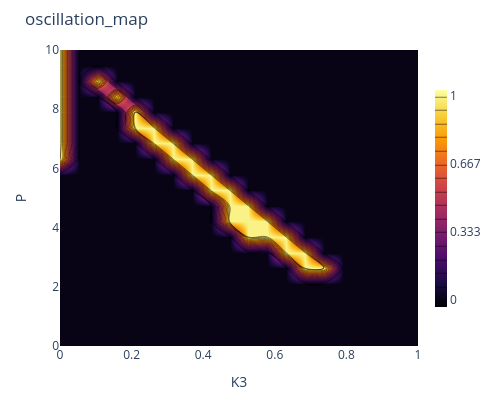
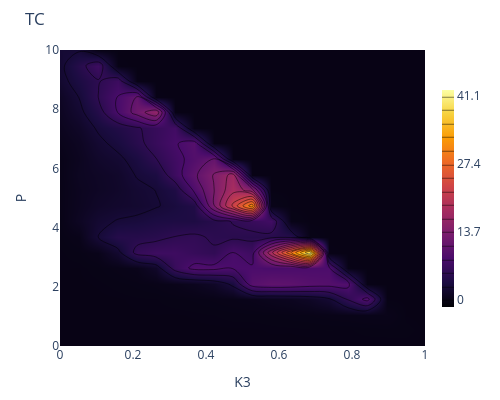
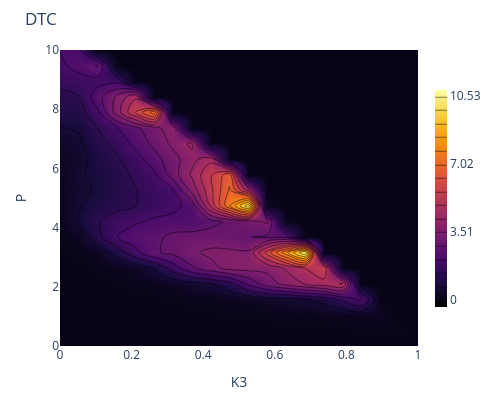
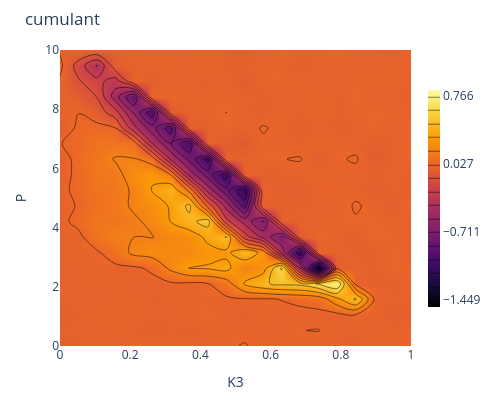

The notebook cell these images were saved under, in order:
### Markdown cell above
## Visualization

### Code cell
import plotly.graph_objects as go

def plot_metrics_contour(matrix, P_vals, K_vals, title='Metric Map',
                         colorscale='Inferno', n_contours=15):
    z_min = np.nanmin(matrix)
    z_max = np.nanmax(matrix)
    fig = go.Figure(data=go.Contour(
        z=matrix, x=K_vals, y=P_vals,
        colorscale=colorscale,
        contours=dict(start=z_min, end=z_max,
                      size=(z_max - z_min) / n_contours,
                      coloring='heatmap', showlines=True),
        colorbar=dict(thickness=12, len=0.8)
    ))
    fig.update_layout(title=title, xaxis_title='K3',
                      yaxis_title='P', width=500, height=400,
                      margin=dict(l=60, r=40, t=50, b=50))
    fig.show()

# Load and plot
data = np.load('../results/metrics_10n_ring_sw_coupling_noise.npz')
metrics_to_plot = ['oscillation_map', 'TC', 'DTC', 'cumulant', 'powercorr',
                   'skew', 'kurt', 'TC_ksg', 'DTC_ksg', 'Oinfo_ksg', 'osc_fraction']
for m in metrics_to_plot:
    plot_metrics_contour(data[m], data['P'], data['K3'], title=m)

### Figure 1 — Plotly figure (JSON) as saved in the notebook; plotly's stock layout.template omitted (floating-point values rounded to 4 significant figures; data arrays with more than 128 entries replaced by an {"elided": "..."} marker saying what was removed)
{"data": [{"colorbar": {"len": 0.8, "thickness": 12}, "colorscale": [[0, "#000004"], [0.1111, "#1b0c41"], [0.2222, "#4a0c6b"], [0.3333, "#781c6d"], [0.4444, "#a52c60"], [0.5556, "#cf4446"], [0.6667, "#ed6925"], [0.7778, "#fb9b06"], [0.8889, "#f7d13d"], [1, "#fcffa4"]], "contours": {"coloring": "heatmap", "end": 1, "showlines": true, "size": 0.06667, "start": 0}, "type": "contour", "x": [0.0, 0.05263, 0.1053, 0.1579, 0.2105, 0.2632, 0.3158, 0.3684, 0.4211, 0.4737, 0.5263, 0.5789, 0.6316, 0.6842, 0.7368, 0.7895, 0.8421, 0.8947, 0.9474, 1.0], "y": [0.0, 0.5263, 1.053, 1.579, 2.105, 2.632, 3.158, 3.684, 4.211, 4.737, 5.263, 5.789, 6.316, 6.842, 7.368, 7.895, 8.421, 8.947, 9.474, 10.0], "z": {"elided": "20x20 int values"}}], "layout": {"height": 400, "margin": {"b": 50, "l": 60, "r": 40, "t": 50}, "title": {"text": "oscillation_map"}, "width": 500, "xaxis": {"title": {"text": "K3"}}, "yaxis": {"title": {"text": "P"}}}}

### Figure 2 — Plotly figure (JSON) as saved in the notebook; plotly's stock layout.template omitted (floating-point values rounded to 4 significant figures; data arrays with more than 128 entries replaced by an {"elided": "..."} marker saying what was removed)
{"data": [{"colorbar": {"len": 0.8, "thickness": 12}, "colorscale": [[0, "#000004"], [0.1111, "#1b0c41"], [0.2222, "#4a0c6b"], [0.3333, "#781c6d"], [0.4444, "#a52c60"], [0.5556, "#cf4446"], [0.6667, "#ed6925"], [0.7778, "#fb9b06"], [0.8889, "#f7d13d"], [1, "#fcffa4"]], "contours": {"coloring": "heatmap", "end": 41.12, "showlines": true, "size": 2.741, "start": 0.004247}, "type": "contour", "x": [0.0, 0.05263, 0.1053, 0.1579, 0.2105, 0.2632, 0.3158, 0.3684, 0.4211, 0.4737, 0.5263, 0.5789, 0.6316, 0.6842, 0.7368, 0.7895, 0.8421, 0.8947, 0.9474, 1.0], "y": [0.0, 0.5263, 1.053, 1.579, 2.105, 2.632, 3.158, 3.684, 4.211, 4.737, 5.263, 5.789, 6.316, 6.842, 7.368, 7.895, 8.421, 8.947, 9.474, 10.0], "z": {"elided": "20x20 float values"}}], "layout": {"height": 400, "margin": {"b": 50, "l": 60, "r": 40, "t": 50}, "title": {"text": "TC"}, "width": 500, "xaxis": {"title": {"text": "K3"}}, "yaxis": {"title": {"text": "P"}}}}

### Figure 3 — Plotly figure (JSON) as saved in the notebook; plotly's stock layout.template omitted (floating-point values rounded to 4 significant figures; data arrays with more than 128 entries replaced by an {"elided": "..."} marker saying what was removed)
{"data": [{"colorbar": {"len": 0.8, "thickness": 12}, "colorscale": [[0, "#000004"], [0.1111, "#1b0c41"], [0.2222, "#4a0c6b"], [0.3333, "#781c6d"], [0.4444, "#a52c60"], [0.5556, "#cf4446"], [0.6667, "#ed6925"], [0.7778, "#fb9b06"], [0.8889, "#f7d13d"], [1, "#fcffa4"]], "contours": {"coloring": "heatmap", "end": 10.53, "showlines": true, "size": 0.7018, "start": 0.004211}, "type": "contour", "x": [0.0, 0.05263, 0.1053, 0.1579, 0.2105, 0.2632, 0.3158, 0.3684, 0.4211, 0.4737, 0.5263, 0.5789, 0.6316, 0.6842, 0.7368, 0.7895, 0.8421, 0.8947, 0.9474, 1.0], "y": [0.0, 0.5263, 1.053, 1.579, 2.105, 2.632, 3.158, 3.684, 4.211, 4.737, 5.263, 5.789, 6.316, 6.842, 7.368, 7.895, 8.421, 8.947, 9.474, 10.0], "z": {"elided": "20x20 float values"}}], "layout": {"height": 400, "margin": {"b": 50, "l": 60, "r": 40, "t": 50}, "title": {"text": "DTC"}, "width": 500, "xaxis": {"title": {"text": "K3"}}, "yaxis": {"title": {"text": "P"}}}}

### Figure 4 — Plotly figure (JSON) as saved in the notebook; plotly's stock layout.template omitted (floating-point values rounded to 4 significant figures; data arrays with more than 128 entries replaced by an {"elided": "..."} marker saying what was removed)
{"data": [{"colorbar": {"len": 0.8, "thickness": 12}, "colorscale": [[0, "#000004"], [0.1111, "#1b0c41"], [0.2222, "#4a0c6b"], [0.3333, "#781c6d"], [0.4444, "#a52c60"], [0.5556, "#cf4446"], [0.6667, "#ed6925"], [0.7778, "#fb9b06"], [0.8889, "#f7d13d"], [1, "#fcffa4"]], "contours": {"coloring": "heatmap", "end": 0.7658, "showlines": true, "size": 0.1477, "start": -1.449}, "type": "contour", "x": [0.0, 0.05263, 0.1053, 0.1579, 0.2105, 0.2632, 0.3158, 0.3684, 0.4211, 0.4737, 0.5263, 0.5789, 0.6316, 0.6842, 0.7368, 0.7895, 0.8421, 0.8947, 0.9474, 1.0], "y": [0.0, 0.5263, 1.053, 1.579, 2.105, 2.632, 3.158, 3.684, 4.211, 4.737, 5.263, 5.789, 6.316, 6.842, 7.368, 7.895, 8.421, 8.947, 9.474, 10.0], "z": {"elided": "20x20 float values"}}], "layout": {"height": 400, "margin": {"b": 50, "l": 60, "r": 40, "t": 50}, "title": {"text": "cumulant"}, "width": 500, "xaxis": {"title": {"text": "K3"}}, "yaxis": {"title": {"text": "P"}}}}
